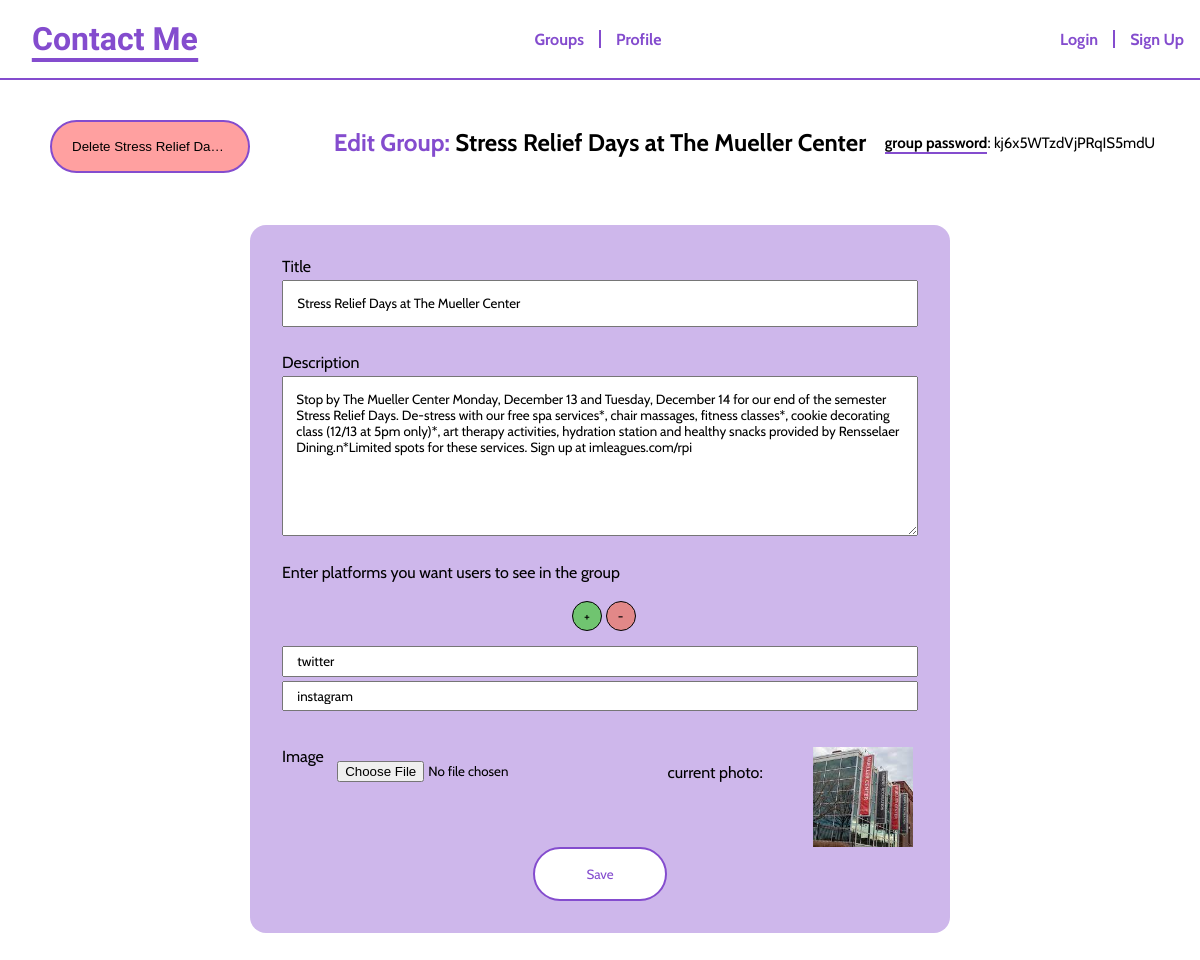
The page /create-alter-group.php?group=Stress Relief Days at The Mueller Center (signed in) on the database its author committed.
### tables this page shows
CREATE TABLE `groups` (
  `groupid` int(11) NOT NULL,
  `title` varchar(255) NOT NULL,
  `description` longtext DEFAULT NULL,
  `created_by` int(11) NOT NULL,
  `photo_location` longtext NOT NULL DEFAULT 'uploads/48724i2bsakfnsaoidjfoqijwr82104182jdsaf;oj31u4.jpeg',
  `group_password` varchar(255) NOT NULL,
  `whitelist` longtext NOT NULL
);

### create-alter-group.php (the view, shortened to what this page needs)
<?php
  if (isset($_SESSION['username'])) {
?>
<!DOCTYPE html>
<html lang="en">
<head>
  <link rel="stylesheet" href="./src/styles/style.css">
  <link rel="stylesheet" href="./src/styles/create-alter-groups.css">
</head>
<?php
  $dbusername= "root";
  $dbpassword = "group2websys";
  $conn = new PDO('mysql:host=localhost;dbname=contactme',$dbusername, $dbpassword, array(PDO::MYSQL_ATTR_FOUND_ROWS => true));
  if (isset($_GET['group'])){
    $title = $_GET['group'];
    $stmt= "SELECT * FROM groups WHERE title = :title";
    $group = $conn->prepare($stmt);
    $group->execute(array(':title' => $title));
    $group = $group->fetch();
    $description = $group['description'];
    $photoLocation = $group['photo_location'];
    $groupPassword = $group['group_password'];
    $groupid = $group['groupid'];
    $whitelist = $group['whitelist'];
?>
<body>
  <section id="edit-form">
    <h1><span>Edit Group:</span> <?php echo($title); ?></h1>
    <?php
        echo("<p id='group-password'><span>group password</span>: $groupPassword</p>");
        echo("<form id='delete-form' method='post' action='delete-group.php?group=$groupid'><button id='delete-btn'>Delete $title</button></form>");
    ?>
    <form id="group-form" method="post" action="update-group.php?group=<?php echo($title); ?>" enctype="multipart/form-data" >
      <label for="title">Title</label>
      <input id="title" name="title" type="text" value="<?php echo($title); ?>">
      <label for="description">Description</label>
      <textarea id="description" name="description" cols="30" rows="10"><?php echo($description); ?></textarea>
      <div id="platform-container">
        <label for="platform">Enter platforms you want users to see in the group</label>
        <button id="new-media" type="button">+</button>
        <button id="del-media" type="button">-</button>
        <?php
          $whitelist = json_decode($whitelist, true);
          foreach ($whitelist as $platform) {
            echo ("<input type='text' class='platform' size='40' value='$platform' name='platform[]' placeholder='platform'/>");
          }
        ?>
      </div>
      <div id="img-content">
        <label for="img">Image</label>
        <input type="file" id="img" name="img" src="./src/img/activities_fair.jpg" accept="image/*">
        <p id="current-photo-p">current photo:</p>
        <img id='current-photo' src="<?php echo($photoLocation); ?>" alt="image of <?php echo($title); ?>">
      </div>
      <button id= "save">Save</button>
    </form>
  </section>
</body>
</html>
<?php
  }
?>
<?php
  } else {
    header("Location: login.php?error=You must be logged in to access the groups page!");
    exit();
  }
?>

### src/styles/style.css (style rules this page uses)
:root { --clr-dark: #000000; --clr-light: #ffffff; --clr-accent: #844cce; --clr--accent-compliment: #96CE4C; --fw-normal: 400; --fw-bold: 700; --f-logo: 'Kalam', cursive; }
body, html { margin: 0; padding: 0; min-height: 100%; width: 100%; font-family: 'Cabin', sans-serif; background-color: var(--clr-light); color: var(--clr-dark) }
*, *::before, *::after { box-sizing: border-box; }

### src/styles/create-alter-groups.css (style rules this page uses)
#edit-form { display: flex; flex-direction: column; align-items: center; }
h1 { margin-top: 2em; }
h1 span { color: var(--clr-accent); }
#group-form { width: 700px; margin-top: 0; position: relative; padding: 2em; margin-bottom: 4em; z-index: 3; display: flex; flex-direction: column; }
#group-form::after { z-index: 1; content: ''; width: 100%; height: 100%; position: absolute; border-radius: 1em; top: 0; left: 0; background-color: var(--clr-accent); opacity: .4; }
#group-form * { display: block; position: relative; z-index: 4; font-family: 'Cabin', sans-serif; }
label { padding-bottom: 4px; }
input { width: 100%; margin-bottom: 2em; outline: none; padding: 1em; }
#description { margin-bottom: 2em; padding: 1em; height: 160px; width: 100%; outline: none; overflow: auto; }
#save { width: 10em; height: 4em; border: 2px solid var(--clr-accent); border-radius: 100vw; text-align: left; cursor: pointer; background-color: var(--clr-light); color: var(--clr-accent); text-align: center; align-self: center; }
#group-password { position: relative; left: 420px; top: -58px; font-size: 15px; }
#group-password span { font-weight: bold; border-bottom: 2px solid var(--clr-accent); }
#current-photo { overflow: hidden; object-fit: cover; width: 100px; height: 100px; display: inline; }
#current-photo-p { width: fit-content; display: inline; margin-right: 50px; }
#img-content { display: flex; flex: row; }
#img { width: fit-content; }
#delete-form { position: absolute; left: 50px; top: 120px; }
#delete-btn { width: 200px; text-overflow: ellipsis; overflow: hidden; white-space: nowrap; height: 4em; border: 2px solid var(--clr-accent); border-radius: 100vw; cursor: pointer; background-color: rgba(255, 58, 58, 0.479); color: black; text-align: center; display: inline; padding: 0 20px; }
#new-media { background-color: rgb(112, 196, 112); margin: 15px 0; margin-left: 290px; }
#del-media { background-color: rgb(226, 136, 136); }
#new-media, #del-media { display: inline; width: 30px; height: 30px; border-radius: 50%; border: solid 1px black; cursor: pointer; color: black; }
.platform { margin-top: 0; margin-bottom: 4px; height: 20px; }
#platform-container { margin-bottom: 2em; }

### rows shown on the page
groups: group_password "kj6x5WTzdVjPRqIS5mdU", description "Stop by The Mueller Center Monday, December 13 and Tuesday, December 14 for our end of the semester Stress Relief Days. De-stress with our free spa services*, chair massages, fitness classes*, cookie decorating class (12/13 at 5pm only)*, art therapy activities, hydration station and healthy snacks provided by Rensselaer Dining.n*Limited spots for these services. Sign up at imleagues.com/rpi", whitelist "twitter", whitelist "instagram", photo_location (picture)

### other values the page prints
$title "Stress Relief Days at The Mueller Center"
$title "Stress Relief Da…"
